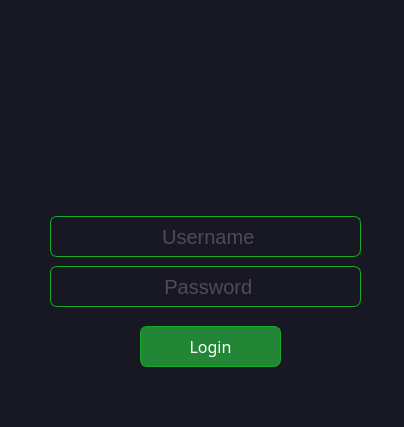
<?xml version="1.0" encoding="UTF-8"?>
<ui version="4.0">
 <class>Dialog</class>
 <widget class="QDialog" name="Dialog">
  <property name="geometry">
   <rect>
    <x>0</x>
    <y>0</y>
    <width>404</width>
    <height>427</height>
   </rect>
  </property>
  <property name="minimumSize">
   <size>
    <width>404</width>
    <height>427</height>
   </size>
  </property>
  <property name="maximumSize">
   <size>
    <width>404</width>
    <height>427</height>
   </size>
  </property>
  <property name="windowTitle">
   <string>PyPass Login</string>
  </property>
  <property name="windowIcon">
   <iconset>
    <normaloff>icons/password.png</normaloff>icons/password.png</iconset>
  </property>
  <property name="styleSheet">
   <string notr="true">QMainWindow{
	background-color: rgb(24,24,36);

}</string>
  </property>
  <widget class="QTabWidget" name="tabWidget">
   <property name="geometry">
    <rect>
     <x>-30</x>
     <y>-40</y>
     <width>441</width>
     <height>471</height>
    </rect>
   </property>
   <property name="minimumSize">
    <size>
     <width>441</width>
     <height>471</height>
    </size>
   </property>
   <property name="maximumSize">
    <size>
     <width>441</width>
     <height>471</height>
    </size>
   </property>
   <property name="styleSheet">
    <string notr="true">
background-color: rgb(24,24,36);
border-color: rgb(16, 20, 20);
</string>
   </property>
   <widget class="QWidget" name="tab_2">
    <attribute name="title">
     <string>Tab 2</string>
    </attribute>
    <widget class="QLabel" name="label">
     <property name="geometry">
      <rect>
       <x>160</x>
       <y>60</y>
       <width>141</width>
       <height>141</height>
      </rect>
     </property>
     <property name="text">
      <string/>
     </property>
     <property name="pixmap">
      <pixmap>icons/users.png</pixmap>
     </property>
     <property name="scaledContents">
      <bool>true</bool>
     </property>
    </widget>
    <widget class="QLineEdit" name="login_user_line">
     <property name="geometry">
      <rect>
       <x>80</x>
       <y>230</y>
       <width>311</width>
       <height>41</height>
      </rect>
     </property>
     <property name="font">
      <font>
       <pointsize>15</pointsize>
      </font>
     </property>
     <property name="toolTip">
      <string>Enter username to login</string>
     </property>
     <property name="styleSheet">
      <string notr="true">	border-radius:7px;
	border:1px solid #18ab29;
color: gray;</string>
     </property>
     <property name="inputMask">
      <string/>
     </property>
     <property name="maxLength">
      <number>50</number>
     </property>
     <property name="alignment">
      <set>Qt::AlignCenter</set>
     </property>
     <property name="placeholderText">
      <string> Username</string>
     </property>
    </widget>
    <widget class="QLineEdit" name="login_password_line">
     <property name="geometry">
      <rect>
       <x>80</x>
       <y>280</y>
       <width>311</width>
       <height>41</height>
      </rect>
     </property>
     <property name="font">
      <font>
       <pointsize>15</pointsize>
      </font>
     </property>
     <property name="toolTip">
      <string>Enter password :)</string>
     </property>
     <property name="styleSheet">
      <string notr="true">	border-radius:7px;
	border:1px solid #18ab29;
color: gray;</string>
     </property>
     <property name="inputMask">
      <string/>
     </property>
     <property name="maxLength">
      <number>50</number>
     </property>
     <property name="echoMode">
      <enum>QLineEdit::Password</enum>
     </property>
     <property name="alignment">
      <set>Qt::AlignCenter</set>
     </property>
     <property name="placeholderText">
      <string> Password</string>
     </property>
    </widget>
    <widget class="QPushButton" name="login_button">
     <property name="geometry">
      <rect>
       <x>170</x>
       <y>340</y>
       <width>141</width>
       <height>41</height>
      </rect>
     </property>
     <property name="font">
      <font>
       <family>Arial Black</family>
       <pointsize>12</pointsize>
       <weight>10</weight>
       <italic>false</italic>
       <bold>false</bold>
      </font>
     </property>
     <property name="toolTip">
      <string>Login to PyPass</string>
     </property>
     <property name="styleSheet">
      <string notr="true">QPushButton {
	color: white;
font: 87 12pt &quot;Arial Black&quot;;
	background-color: rgb(35, 134, 54);
	border-radius:7px;
	border:1px solid #18ab29;
}

QPushButton:hover {
	background:linear-gradient(to bottom, #5cbf2a 5%, #44c767 100%);
	background-color:#18ab29;
}
QPushButton:active {
	position:relative;
	top:2px;
}</string>
     </property>
     <property name="text">
      <string>Login</string>
     </property>
     <property name="iconSize">
      <size>
       <width>30</width>
       <height>30</height>
      </size>
     </property>
     <property name="shortcut">
      <string>Return</string>
     </property>
     <property name="checkable">
      <bool>true</bool>
     </property>
     <property name="checked">
      <bool>false</bool>
     </property>
     <property name="flat">
      <bool>false</bool>
     </property>
    </widget>
    <widget class="QLabel" name="status">
     <property name="geometry">
      <rect>
       <x>80</x>
       <y>400</y>
       <width>361</width>
       <height>21</height>
      </rect>
     </property>
     <property name="font">
      <font>
       <pointsize>15</pointsize>
      </font>
     </property>
     <property name="styleSheet">
      <string notr="true">color:red;</string>
     </property>
     <property name="text">
      <string>    </string>
     </property>
    </widget>
   </widget>
  </widget>
 </widget>
 <resources>
  <include location="iconsref.qrc"/>
 </resources>
 <connections/>
</ui>
